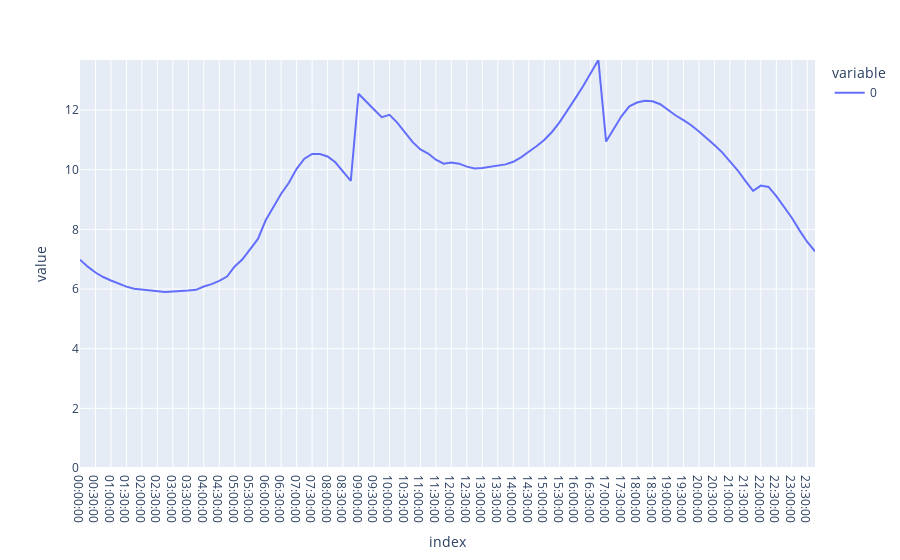

Notebook code cell kept with this figure:
### Code cell
# fig = make_subplots(rows=1, cols=1)#,specs=[[{"secondary_y": True}]])
fig = go.Figure(total_day_profile.plot())
fig.update_yaxes(range = [0,total_day_profile_peak])

### Figure 1 — Plotly figure (JSON) as saved in the notebook; plotly's stock layout.template omitted (floating-point values rounded to 4 significant figures)
{"data": [{"hovertemplate": "variable=0<br>index=%{x}<br>value=%{y}<extra></extra>", "legendgroup": "0", "line": {"color": "#636efa", "dash": "solid"}, "marker": {"symbol": "circle"}, "mode": "lines", "name": "0", "orientation": "v", "showlegend": true, "type": "scatter", "x": ["00:00:00", "00:15:00", "00:30:00", "00:45:00", "01:00:00", "01:15:00", "01:30:00", "01:45:00", "02:00:00", "02:15:00", "02:30:00", "02:45:00", "03:00:00", "03:15:00", "03:30:00", "03:45:00", "04:00:00", "04:15:00", "04:30:00", "04:45:00", "05:00:00", "05:15:00", "05:30:00", "05:45:00", "06:00:00", "06:15:00", "06:30:00", "06:45:00", "07:00:00", "07:15:00", "07:30:00", "07:45:00", "08:00:00", "08:15:00", "08:30:00", "08:45:00", "09:00:00", "09:15:00", "09:30:00", "09:45:00", "10:00:00", "10:15:00", "10:30:00", "10:45:00", "11:00:00", "11:15:00", "11:30:00", "11:45:00", "12:00:00", "12:15:00", "12:30:00", "12:45:00", "13:00:00", "13:15:00", "13:30:00", "13:45:00", "14:00:00", "14:15:00", "14:30:00", "14:45:00", "15:00:00", "15:15:00", "15:30:00", "15:45:00", "16:00:00", "16:15:00", "16:30:00", "16:45:00", "17:00:00", "17:15:00", "17:30:00", "17:45:00", "18:00:00", "18:15:00", "18:30:00", "18:45:00", "19:00:00", "19:15:00", "19:30:00", "19:45:00", "20:00:00", "20:15:00", "20:30:00", "20:45:00", "21:00:00", "21:15:00", "21:30:00", "21:45:00", "22:00:00", "22:15:00", "22:30:00", "22:45:00", "23:00:00", "23:15:00", "23:30:00", "23:45:00"], "xaxis": "x", "y": [6.983, 6.751, 6.554, 6.404, 6.288, 6.174, 6.08, 6.013, 5.985, 5.944, 5.917, 5.9, 5.918, 5.925, 5.948, 5.974, 6.085, 6.166, 6.276, 6.42, 6.759, 6.998, 7.324, 7.679, 8.307, 8.772, 9.197, 9.562, 10.03, 10.37, 10.53, 10.53, 10.45, 10.25, 9.953, 9.624, 12.55, 12.3, 12.02, 11.76, 11.84, 11.58, 11.27, 10.92, 10.68, 10.54, 10.33, 10.2, 10.24, 10.2, 10.1, 10.04, 10.06, 10.09, 10.13, 10.18, 10.27, 10.42, 10.6, 10.79, 11.0, 11.27, 11.6, 11.98, 12.38, 12.79, 13.23, 13.68, 10.94, 11.39, 11.8, 12.12, 12.25, 12.31, 12.29, 12.2, 11.99, 11.82, 11.66, 11.49, 11.28, 11.06, 10.83, 10.58, 10.28, 9.982, 9.629, 9.294, 9.47, 9.425, 9.114, 8.768, 8.392, 7.967, 7.579, 7.261], "yaxis": "y"}], "layout": {"legend": {"title": {"text": "variable"}, "tracegroupgap": 0}, "margin": {"t": 60}, "xaxis": {"anchor": "y", "domain": [0, 1], "title": {"text": "index"}}, "yaxis": {"anchor": "x", "domain": [0, 1], "range": [0, 13.68], "title": {"text": "value"}}}}
